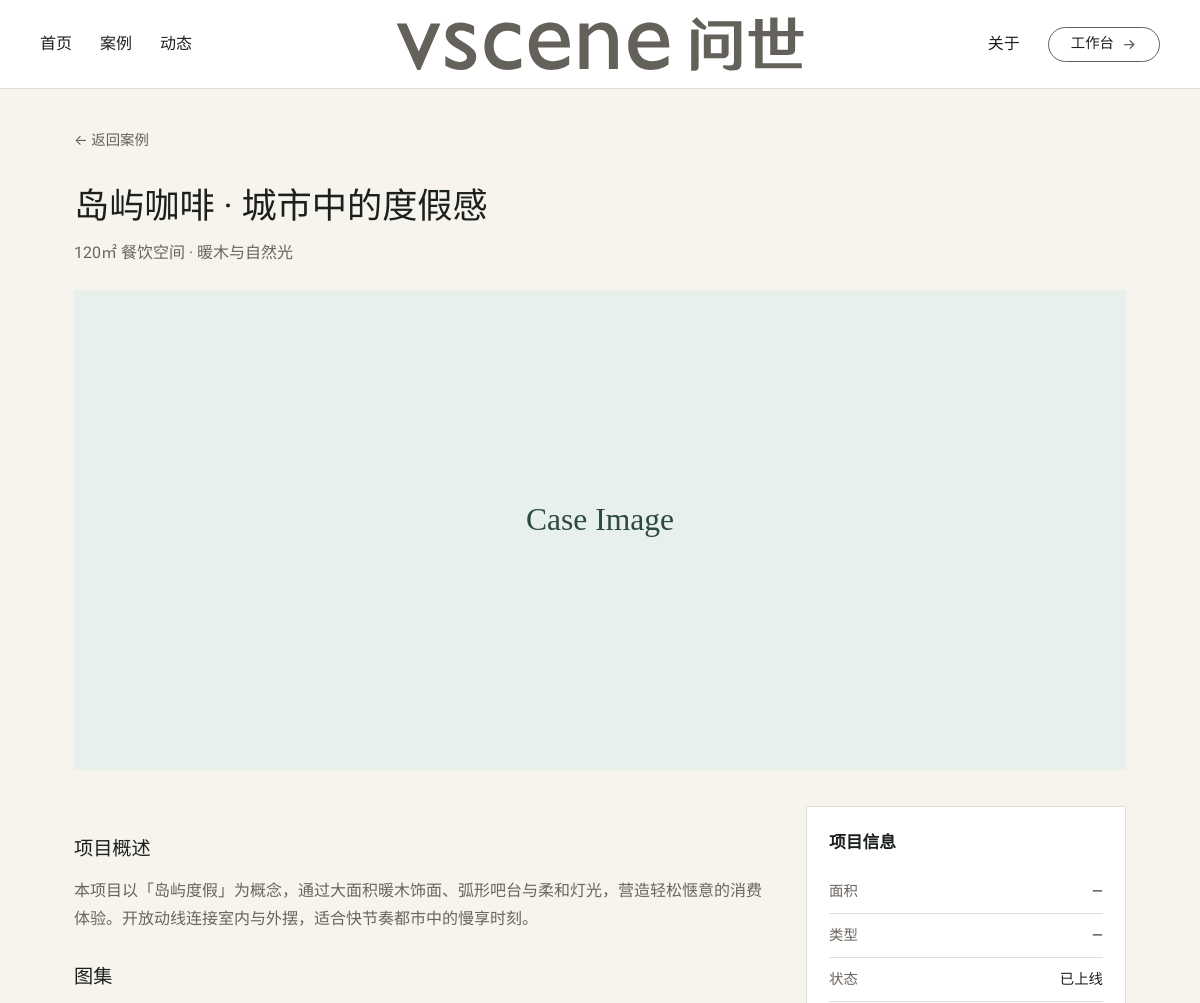
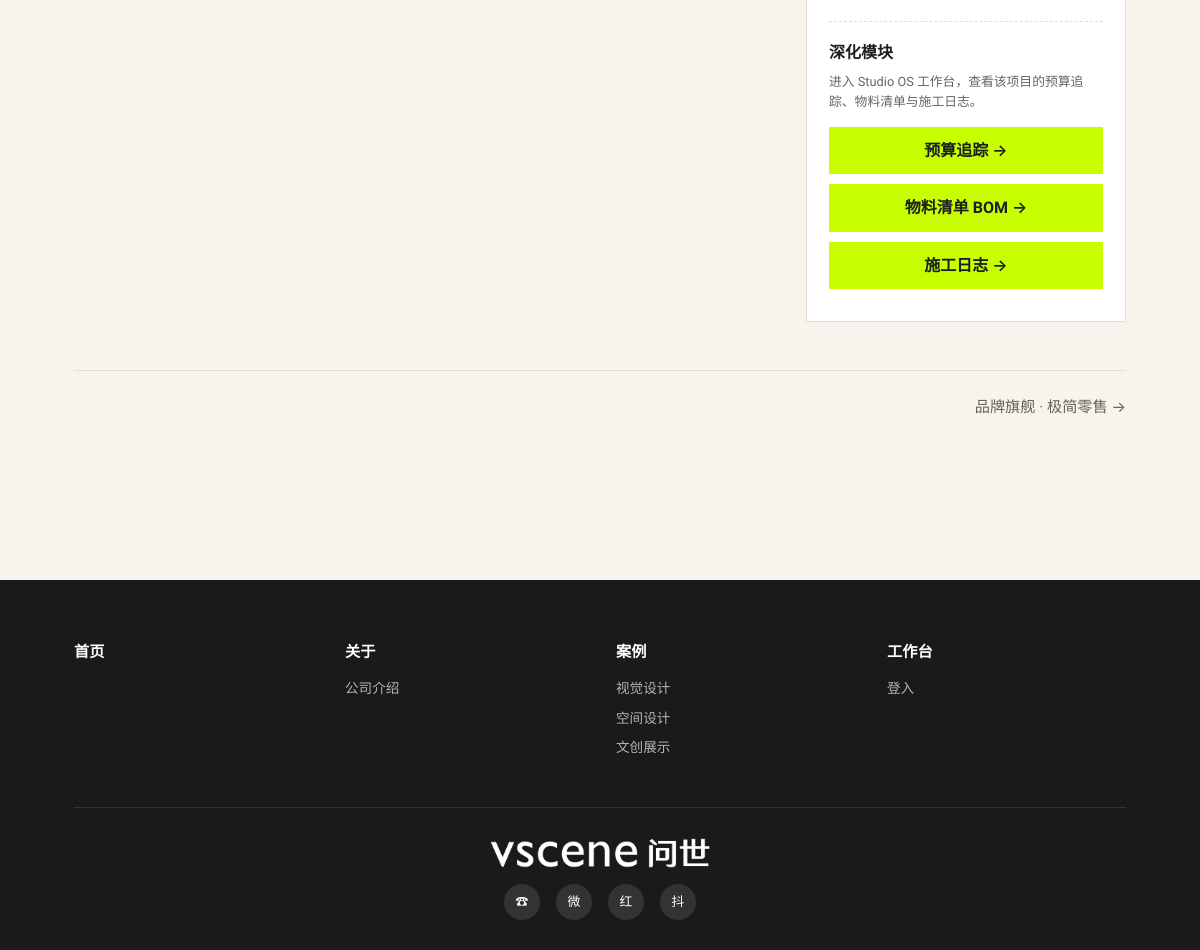
/projects/1, run on the app's committed database (2 pictures, top to bottom).
### tables this page shows
CREATE TABLE cases (
  id INTEGER PRIMARY KEY AUTOINCREMENT,
  slug TEXT UNIQUE NOT NULL,
  title TEXT NOT NULL,
  subtitle TEXT,
  description TEXT,
  cover_image TEXT,
  sort_order INTEGER DEFAULT 0,
  is_online BOOLEAN DEFAULT FALSE,
  created_at DATETIME DEFAULT CURRENT_TIMESTAMP
, area REAL, category TEXT);

### app/routers/public.py (the view)
@router.get("/projects/{case_id}", response_class=HTMLResponse)
async def project_detail(request: Request, case_id: int):
    with db_session() as conn:
        case = row_to_dict(
            conn.execute(
                "SELECT * FROM cases WHERE id = ? AND is_online = 1", (case_id,)
            ).fetchone()
        )
        if not case:
            raise HTTPException(status_code=404, detail="案例不存在")
        images = rows_to_list(
            conn.execute(
                "SELECT * FROM case_images WHERE case_id = ? ORDER BY sort_order",
                (case["id"],),
            ).fetchall()
        )
        prev_case = row_to_dict(
            conn.execute(
                "SELECT id, title FROM cases WHERE is_online = 1 AND id < ? ORDER BY id DESC LIMIT 1",
                (case["id"],),
            ).fetchone()
        )
        next_case = row_to_dict(
            conn.execute(
                "SELECT id, title FROM cases WHERE is_online = 1 AND id > ? ORDER BY id ASC LIMIT 1",
                (case["id"],),
            ).fetchone()
        )
    return templates.TemplateResponse(
        "public/project_detail.html",
        {
            "request": request,
            "studio": get_studio_profile(),
            "case": case,
            "images": images,
            "prev_case": prev_case,
            "next_case": next_case,
            "contact": load_contact(),
        },
    )

### templates/public/project_detail.html (shortened to what this page needs)
{% extends "public/base.html" %}
{% block extra_css %}<link rel="stylesheet" href="{{ asset_url('/static/css/cases-pages.css') }}">{% endblock %}
{% block content %}
<article class="case-detail">
  <div class="container">
    <a href="/projects" class="back-home">← 返回案例</a>
    <h1 class="case-detail__title">{{ case.title }}</h1>
    <p class="case-detail__sub">{{ case.subtitle or '' }}</p>
    {% if case.cover_image %}
    <img class="case-detail__hero" src="{{ case.cover_image }}" alt="{{ case.title }}">
    {% endif %}
    <div class="case-detail__body">
      <div class="case-detail__main">
        <h2>项目概述</h2>
        <p>{{ case.description or '暂无详细描述。' }}</p>
        {% if images %}
        <h2>图集</h2>
        <div class="case-gallery">
        </div>
        {% endif %}
      </div>
      <aside class="case-detail__aside">
        <h2>项目信息</h2>
        <ul class="info-list">
          <li><span>面积</span><b>{% if case.area %}{{ case.area }}㎡{% else %}—{% endif %}</b></li>
          <li><span>类型</span><b>{{ case.category or '—' }}</b></li>
          <li><span>状态</span><b>{% if case.is_online %}已上线{% else %}草稿{% endif %}</b></li>
        </ul>
        <div class="module-entry">
          <h3>深化模块</h3>
          <p class="module-entry__hint">进入 Studio OS 工作台，查看该项目的预算追踪、物料清单与施工日志。</p>
          <a class="module-btn" href="/app/projects">预算追踪 →</a>
          <a class="module-btn" href="/app/projects">物料清单 BOM →</a>
          <a class="module-btn" href="/app/projects">施工日志 →</a>
        </div>
      </aside>
    </div>
    <nav class="case-nav">
      {% if next_case %}<a class="case-nav__next" href="/projects/{{ next_case.id }}">{{ next_case.title }} →</a>{% else %}<span></span>{% endif %}
    </nav>
  </div>
</article>
{% endblock %}

### static/css/style.css (style rules this page uses)
:root { --bg: #f7f4ee; --surface: #ffffff; --text: #1c201d; --muted: #6a645d; --accent: #63615A; --accent-rgb: 99, 97, 90; --accent-signature: #c8ff00; --case-accent: #c8ff00; --accent-light: #ece9e3; --border: #e3ddd2; --radius: 14px; --radius-lg: 24px; --shadow: 0 10px 30px rgba(var(--accent-rgb), 0.08); --shadow-card: 0 8px 24px rgba(0, 0, 0, .06); --shadow-card-hover: 0 12px 30px rgba(26, 22, 20, .12); --cases-grid-cols: 2; --cases-grid-gap: 20px; --cases-grid-mt: 30px; --lift: -6px; --ease-out: cubic-bezier(.23, 1, .32, 1); --font: "Prompt", "Noto Sans SC", "PingFang SC", -apple-system, BlinkMacSystemFont, "Segoe UI", sans-serif; --font-display: "Prompt", "Noto Sans SC", sans-serif; }
* { box-sizing: border-box; margin: 0; padding: 0; }
body { font-family: var(--font); background: var(--bg); color: var(--text); line-height: 1.6; min-height: 100vh; }
a { color: var(--accent); text-decoration: none; }
.container { max-width: 1100px; margin: 0 auto; padding: 0 24px; }
.case-gallery { display: flex; flex-direction: column; gap: 24px; margin: 40px 0; }
.case-detail { padding: 60px 0; }
.case-gallery { display: flex; flex-direction: column; gap: 24px; margin-bottom: 40px; }
@media (min-width: 900px) { .case-gallery { gap: 32px; } }

### static/css/cases-pages.css (style rules this page uses)
.back-home { display: inline-block; margin: 28px 0 18px; font-size: .9rem; color: var(--accent, #63615A); text-decoration: none; }
.case-detail { padding: 12px 0 80px; }
.case-detail__title { font-size: 2.2rem; font-weight: 300; color: var(--text, #1c201d); margin: 8px 0 6px; }
.case-detail__sub { color: var(--muted, #6a645d); margin-bottom: 24px; font-size: 1rem; }
.case-detail__hero { width: 100%; max-height: 60vh; object-fit: cover; display: block; margin-bottom: 36px; background: #d4c5b3; }
.case-detail__body { display: grid; grid-template-columns: 1fr 320px; gap: 40px; align-items: start; }
.case-detail__main h2 { font-size: 1.2rem; font-weight: 500; margin: 28px 0 12px; color: var(--text, #1c201d); }
.case-detail__main p { color: var(--muted, #6a645d); line-height: 1.8; }
.case-gallery { display: grid; grid-template-columns: repeat(2, 1fr); gap: 14px; margin-top: 8px; }
.case-detail__aside { position: sticky; top: 90px; background: var(--surface, #fff); border: 1px solid var(--border, #e3ddd2); padding: 22px; }
.case-detail__aside h2 { font-size: 1.05rem; margin: 0 0 14px; }
.info-list { list-style: none; }
.info-list li { display: flex; justify-content: space-between; padding: 10px 0; border-bottom: 1px solid var(--border, #e3ddd2); font-size: .9rem; }
.info-list li span { color: var(--muted, #6a645d); }
.info-list li b { color: var(--text, #1c201d); font-weight: 500; }
.module-entry { margin-top: 22px; padding-top: 18px; border-top: 1px dashed var(--border, #e3ddd2); }
.module-entry h3 { font-size: 1rem; margin-bottom: 6px; }
.module-entry__hint { font-size: .8rem; color: var(--muted, #6a645d); margin-bottom: 14px; line-height: 1.6; }
.module-btn { display: block; width: 100%; text-align: center; margin-bottom: 10px; padding: 11px 14px; background: #c8ff00; color: #1c201d; font-weight: 600; text-decoration: none; border-radius: 0; transition: filter .2s ease, transform .2s ease; }
.case-nav { display: flex; justify-content: space-between; gap: 16px; margin-top: 48px; padding-top: 24px; border-top: 1px solid var(--border, #e3ddd2); }
.case-nav a { color: var(--accent, #63615A); text-decoration: none; font-size: .95rem; }
.case-nav__next { text-align: right; }

### data on the page
cases: title "岛屿咖啡 · 城市中的度假感", subtitle "120㎡ 餐饮空间 · 暖木与自然光", cover_image (placeholder picture), description "本项目以「岛屿度假」为概念，通过大面积暖木饰面、弧形吧台与柔和灯光，营造轻松惬意的消费体验。开放动线连接室内与外摆，适合快节奏都市中的慢享时刻。"
cases: title "品牌旗舰 · 极简零售"

### other printed values
{{ case.category or '—' }} "—"
